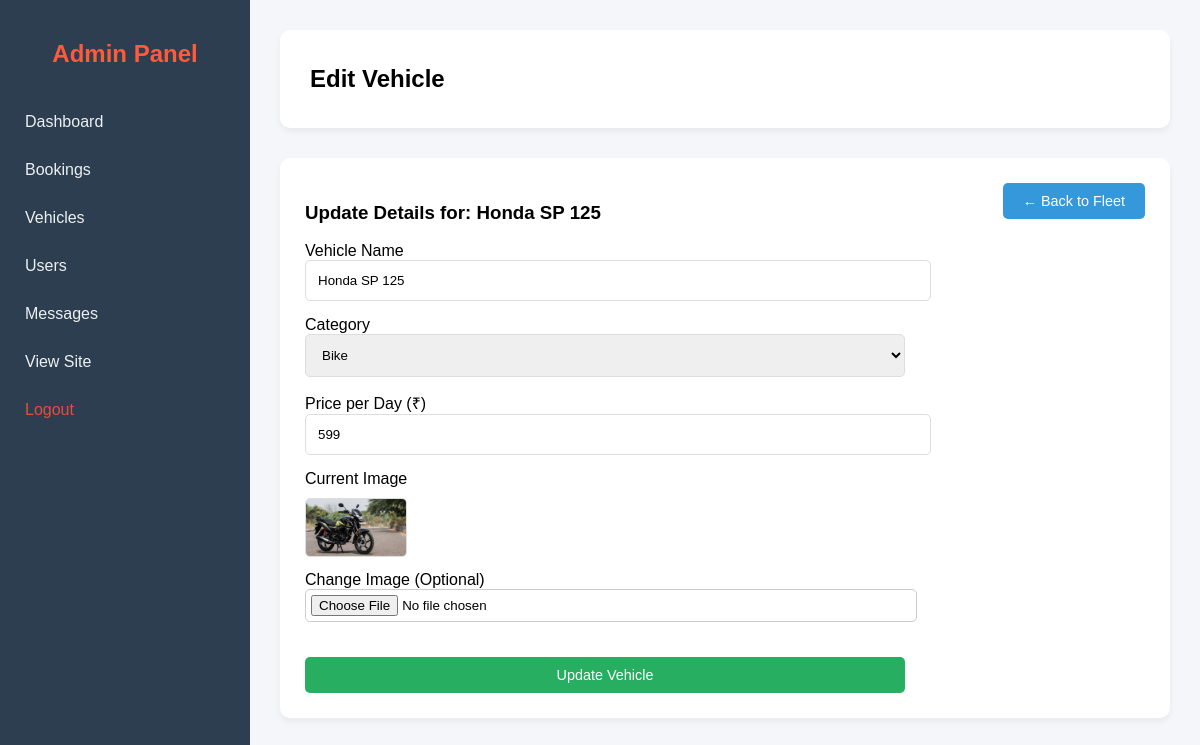
Page /pages/admin/edit_vehicle.php?id=1 (signed in) on the committed database.
### tables this page shows
CREATE TABLE vehicles (
                id INTEGER PRIMARY KEY AUTOINCREMENT,
                name TEXT NOT NULL,
                category TEXT NOT NULL CHECK(category IN ('bike', 'scooter', 'ebike')),
                price_per_day REAL NOT NULL,
                image TEXT NOT NULL,
                description TEXT,
                status TEXT DEFAULT 'available' CHECK(status IN ('available', 'maintenance', 'rented')),
                created_at DATETIME DEFAULT CURRENT_TIMESTAMP
            );

### pages/admin/edit_vehicle.php (the view, shortened to what this page needs)
<?php
include '../../config/db.php';
$id = $_GET['id'];
$stmt = $conn->prepare("SELECT * FROM vehicles WHERE id = ?");
$stmt->execute([$id]);
$vehicle = $stmt->fetch(PDO::FETCH_ASSOC);
?>
<!DOCTYPE html>
<html lang="en">
<head>
    <link rel="stylesheet" href="../../assets/css/admin.css">
</head>
<body>
    <?php include 'sidebar.php'; ?>
    <div class="admin-content">
        <div class="admin-topbar">
            <h2>Edit Vehicle</h2>
        </div>
        <div class="admin-table-container">
            <a href="manage_vehicles.php" class="btn-admin btn-info" style="float:right; text-decoration:none;">&larr; Back to Fleet</a>
            <h3>Update Details for: <?php echo htmlspecialchars($vehicle['name']); ?></h3>
            <form method="POST" action="" enctype="multipart/form-data" class="admin-form" style="max-width: 600px;">
                <label>Vehicle Name</label>
                <input type="text" name="name" value="<?php echo htmlspecialchars($vehicle['name']); ?>" required>
                <label>Category</label>
                <select name="category" required>
                    <option value="bike" <?php echo $vehicle['category']=='bike'?'selected':''; ?>>Bike</option>
                </select>
                <label>Price per Day (₹)</label>
                <input type="number" step="0.01" name="price" value="<?php echo htmlspecialchars($vehicle['price_per_day']); ?>" required>
                <label>Current Image</label>
                <div style="margin: 10px 0;">
                    <img src="../../<?php echo $vehicle['image']; ?>" width="100" style="border-radius: 5px; border: 1px solid #ddd;">
                </div>
                <label>Change Image (Optional)</label>
                <input type="file" name="image" accept="image/*" style="padding: 5px; border: 1px solid #ccc; width: 100%;">
                <button type="submit" class="btn-admin btn-success" style="width: 100%; margin-top: 20px;">Update Vehicle</button>
            </form>
        </div>
    </div>
</body>
</html>

### assets/css/admin.css (style rules this page uses)
:root { --sidebar-width: 250px; --header-height: 60px; --primary-color: #fe5b3d; --secondary-color: #2c3e50; --text-light: #ecf0f1; --bg-light: #f4f6f9; }
body { background-color: var(--bg-light); margin: 0; font-family: 'Poppins', sans-serif; }
.admin-content { margin-left: var(--sidebar-width); padding: 30px; min-height: 100vh; }
.admin-topbar { display: flex; justify-content: space-between; align-items: center; margin-bottom: 30px; background: white; padding: 15px 30px; border-radius: 10px; box-shadow: 0 4px 6px rgba(0, 0, 0, 0.05); }
.admin-table-container { background: white; padding: 25px; border-radius: 10px; box-shadow: 0 4px 6px rgba(0, 0, 0, 0.05); }
.btn-admin { padding: 10px 20px; border-radius: 5px; text-decoration: none; font-size: 0.9rem; display: inline-block; cursor: pointer; border: none; }
.btn-success { background: #27ae60; color: white; }
.btn-info { background: #3498db; color: white; }
.admin-form input, .admin-form select { width: 100%; padding: 12px; margin-bottom: 15px; border: 1px solid #ddd; border-radius: 5px; }

### rows in the picture
vehicles: name "Honda SP 125", category "Bike", price "599", image (picture)
